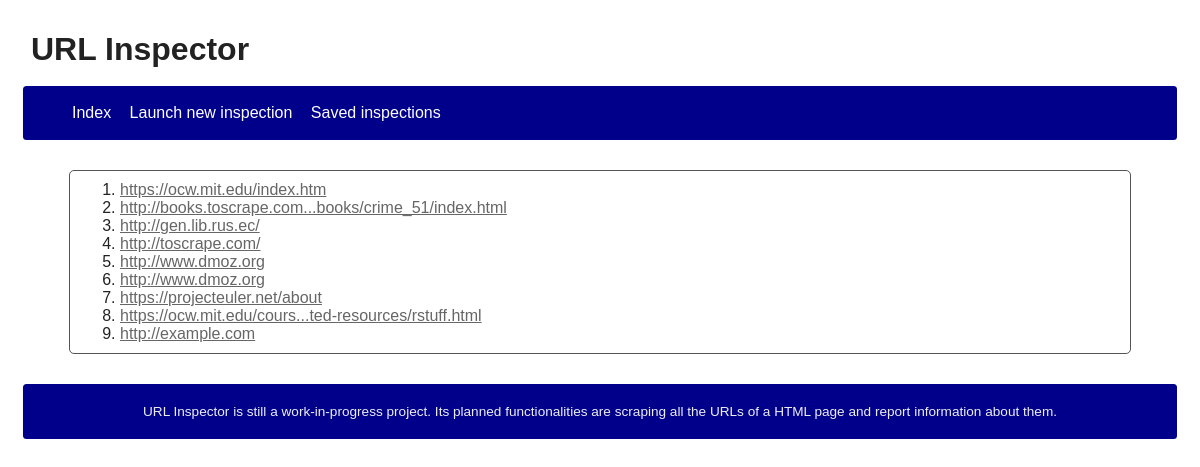
The page /inspections on the database as committed earlier.
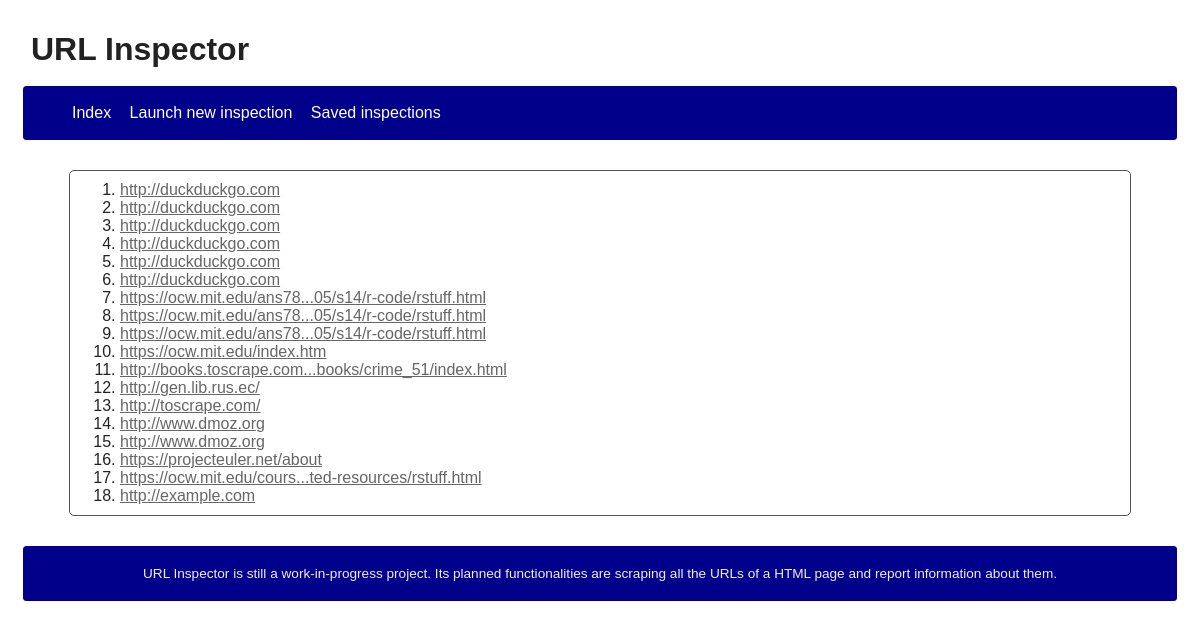
The same page on the database as committed later.
### URLInspectorApp/models.py (models this page shows, shortened)
class Extraction(models.Model):
    STARTED = "started"
    TERMINATED = "terminated"
    CANCELLED = "cancelled"
    choices_status = (
        (STARTED, "Started"),
        (TERMINATED, "Terminated"),
        (CANCELLED, "Cancelled"),
    )
    url = models.URLField()
    start_date = models.DateTimeField(default=timezone.now)
    status = models.CharField(
        max_length=16,
        choices=choices_status,
        default=STARTED
    )

### URLInspectorApp/views.py (the view)
# urls.py: url(r"^inspections$", views.SavedInspectionsView.as_view(), name="inspections_saved"),
class SavedInspectionsView(ListView):
    template_name = "url_inspector/inspections_saved.html"
    context_object_name = "extractions"
    model = Extraction
    def get_context_data(self, **kwargs):
        super_context = super(SavedInspectionsView, self).get_context_data(**kwargs)
        context = global_context.copy()
        context.update(super_context)
        return context

### URLInspectorApp/templatetags/ui_utils.py (called while the page is built)
@register.filter()
@stringfilter
def truncate_chars_middle(text, limit, sep="..."):
    if not text or limit < 0:
        return ""
    length = len(text)
    if length < limit:
        return text
    else:
        first_half = ceil(limit / 2)
        second_half = length - floor(limit / 2)
        return text[:first_half] + sep + text[second_half:]

### URLInspectorApp/templates/url_inspector/inspections_saved.html
{% extends "url_inspector/base.html" %}
{% load ui_utils %}
{% block content %}
    {% if extractions %}
        <ol>
            {% for e in extractions|dictsortreversed:"start_date" %}
                <li>
                    <a
                        href="{% url 'url_inspector:inspection' e.id %}"
                        {% if e.url|length > length_url_max %}
                            title="{{ e.url }}"
                        {% endif %}
                    >
                        {{ e.url|truncate_chars_middle:length_url_max }}
                    </a>
                </li>
            {% endfor %}
        </ol>
    {% else %}
        <p>No page has still been examined.</p>
    {% endif %}
{% endblock %}

### URLInspectorApp/templates/url_inspector/base.html (shortened to what this page needs)
<html>
{% load static %}
<head>
    <link type="text/css" rel="stylesheet" href="{% static 'url_inspector/style.css' %}">
</head>
<body>
<h1 id="base-title">URL Inspector</h1>
<nav>
    <ul>
        <li><a href="/">Index</a></li>
        <li><a href="{% url 'url_inspector:inspection_pre_new' %}">Launch new inspection</a></li>
        <li><a href="{% url 'url_inspector:inspections_saved' %}">Saved inspections</a></li>
    </ul>
</nav>
<main>
    {% block content %}
    {% endblock %}
</main>
<footer>
    URL Inspector is still a work-in-progress project. Its planned functionalities are scraping all the URLs
    of a HTML page and report information about them.
</footer>
</body>
</html>

### URLInspectorApp/static/url_inspector/style.css (style rules this page uses)
body { font-family: "Cantarell", "Liberation Sans"; color: #222; padding: 5px; }
body > #base-title { padding: 8px; }
body > * { margin: 10px; }
body a { color: #666; }
main { margin: 30px; margin-left: 3.5em; margin-right: 3.5em; border: 1px #555 solid; border-radius: 5px; }
main > * { margin: 10px; }
body > nav { background-color: darkblue; border-radius: 3.5px; padding: 2px; }
body > nav li { display: inline; padding: 7px; }
body > nav a { color: white; text-decoration: none; }
footer { color: #EEE; background-color: darkblue; font-size: 85%; text-align: center; border-radius: 3.5px; padding: 20px; }

Rows that differ between the two databases and show on the page:
added Extraction: url "http://duckduckgo.com"
added Extraction: url "http://duckduckgo.com"
added Extraction: url "http://duckduckgo.com"
added Extraction: url "http://duckduckgo.com"
added Extraction: url "http://duckduckgo.com"
added Extraction: url "http://duckduckgo.com"
added Extraction: url "https://ocw.mit.edu/ans78...05/s14/r-code/rstuff.html"
added Extraction: url "https://ocw.mit.edu/ans78...05/s14/r-code/rstuff.html"
added Extraction: url "https://ocw.mit.edu/ans78...05/s14/r-code/rstuff.html"
